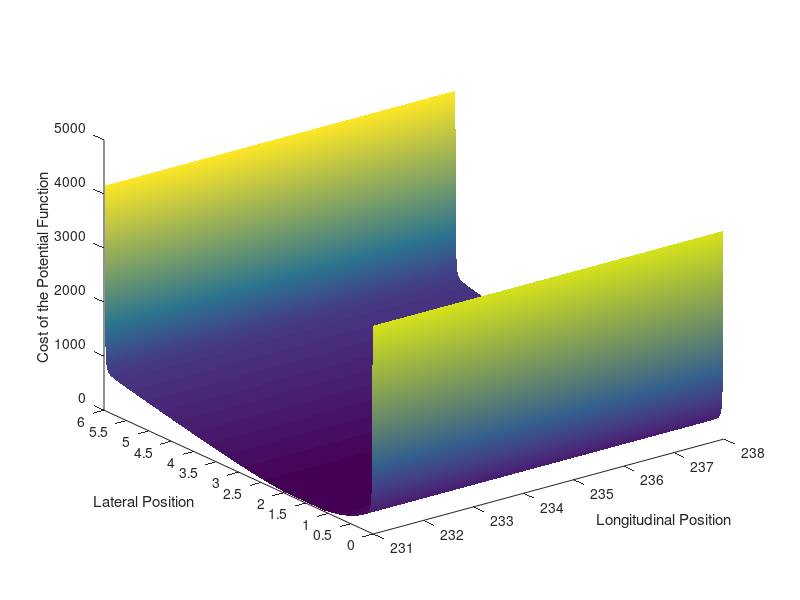

The MATLAB script that drew this image:
    clear all;
clc;
%% Data input (RL Potentail)

% decided that the global origin moved along the boundary of the right lane
% along with the HV (host vehicle).

n_lanes= 2; % number of lanes
size_lane = 3; % width of lane in meters
road_len= 1000;  % length of the road in meters
data_count= 500;
Y_var= linspace(0, 6, data_count);
X_var= linspace(231, 238, data_count);
for i= 1:n_lanes-1
    loc_lane_bound(i) = i*size_lane; % Y location of the lane internal boundaries (does not include the outer boundaries of the road)
end
loc_road_bound = [0 n_lanes*size_lane]; % Y values of the boundaries of the road
% Two different potentials are to be generated: a lane potential and a road potential for a straight road
U_lane_fin= zeros(length(Y_var),length(X_var)); % Matrix defined to store the lane potential values
U_road_fin= zeros(length(Y_var),length(X_var)); % Matrix defined to store the road potential values

%% Lane Potential
A_lane = 2; % the height of the lane divider potential
sig_lane = 0.3* size_lane; % determines how quickly the potential rises/falls and is proportional to the lane width
for i= 1:n_lanes-1
    for j= 1:length(Y_var)
        for k= 1:length(X_var)
            U_lane(i,j,k)= A_lane* exp(-((Y_var(j)- loc_lane_bound(i))^2/(2* sig_lane^2)));
        end
    end
end
for i=1:n_lanes-1
    U_lane_temp1= U_lane(i,:,:);
    U_lane_temp2= squeeze(U_lane_temp1);
    U_lane_fin= U_lane_fin+ U_lane_temp2;
end

% surf(X_var,Y_var,U_lane_fin);
% shading interp;

%% Road Potential
% eta= 1000;
% a= 2;
% b=100000;
eta= 1;
a= 1;
b=100;
for i= 1:length(loc_road_bound)
    for j= 1:length(Y_var)
        for k= 1:length(X_var)
%             U_road(i,j,k)= 0.5* eta * (1/(Y_var(j)- loc_road_bound(i)))^2;
%             U_road(i,j,k)= b*(exp(a*(Y_var(j)-4.5))-a*(Y_var(j)-4.5)-1)+ 0.5* eta * (1/(Y_var(j)- loc_road_bound(i)))^2;
            U_road(i,j,k)= b*(exp(-a*(Y_var(j)-1.5))+a*(Y_var(j)-1.5)-1)+ 0.5* eta * (1/(Y_var(j)- loc_road_bound(i)))^2;
%             U_obst(i,j,k)= 
        end
    end
end
for i=1:length(loc_road_bound)
    U_road_temp1= U_road(i,:,:);
    U_road_temp2= squeeze(U_road_temp1);
    U_road_fin= U_road_fin+ U_road_temp2;
end

% surf(X_var,Y_var,U_road_fin);
% shading interp;

%% Road + Lane Potential

U_RplusL = U_road_fin;

surf(X_var,Y_var,U_RplusL);
shading interp;
grid off;
xlabel('Longitudinal Position')
ylabel('Lateral Position')
zlabel('Cost of the Potential Function')
yticks(0:0.5:6)
ytickangle(45)
% legend(s, 'Cost around the Obstacle')
% legend
